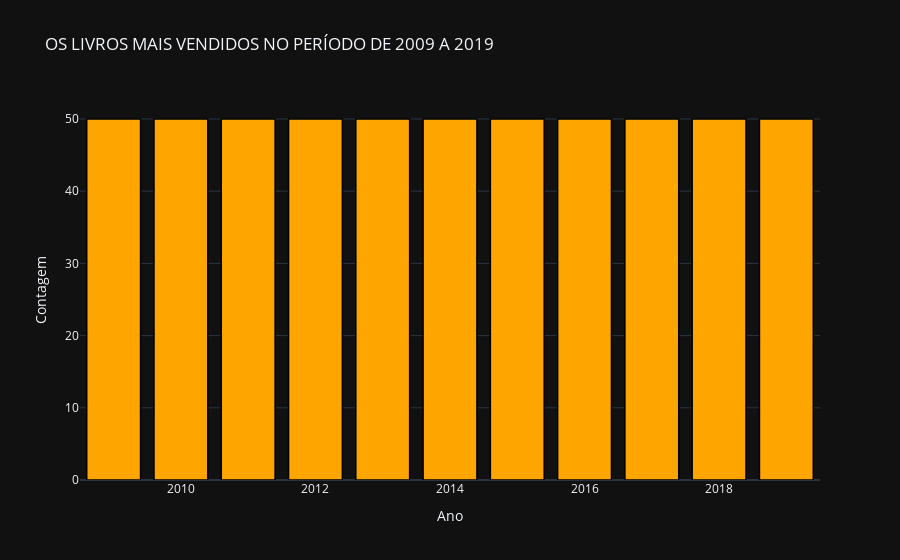

Source (notebook cell):
### Markdown cell above
Análise: a contagem dos livros mais vendidos apresenta-se como constante no período analisado (2009-2019). A distribuição do gênero dessas obras pode ser vista nas plotagens acima.

### Code cell
temp_df1 = dados['Year'].value_counts().reset_index()


# create trace1
trace1 = go.Bar(
                x = temp_df1['index'],
                y = temp_df1['Year'],
                marker = dict(color = 'rgb(255,165,0)',
                             line=dict(color='rgb(0,0,0)',width=1.5)))
layout = go.Layout(template= "plotly_dark",title = 'OS LIVROS MAIS VENDIDOS NO PERÍODO DE 2009 A 2019' , xaxis = dict(title = 'Ano'), yaxis = dict(title = 'Contagem'))
fig = go.Figure(data = [trace1], layout = layout)
fig.show()
d1 = dados[dados["Genre"] == "Fiction"]
d2 = dados[dados["Genre"] == "Non Fiction"]

col ="Year"

vc1 = d1[col].value_counts().reset_index()
vc1 = vc1.rename(columns = {col : "count", "index" : col})
vc1['percent'] = vc1['count'].apply(lambda x : 100*x/sum(vc1['count']))
vc1 = vc1.sort_values(col)

vc2 = d2[col].value_counts().reset_index()
vc2 = vc2.rename(columns = {col : "count", "index" : col})
vc2['percent'] = vc2['count'].apply(lambda x : 100*x/sum(vc2['count']))
vc2 = vc2.sort_values(col)

### Figure 1 — Plotly figure (JSON) as saved in the notebook; plotly's stock layout.template omitted (floating-point values rounded to 4 significant figures)
{"data": [{"marker": {"color": "rgb(255,165,0)", "line": {"color": "rgb(0,0,0)", "width": 1.5}}, "type": "bar", "x": [2016, 2011, 2018, 2017, 2019, 2014, 2010, 2009, 2015, 2013, 2012], "y": [50, 50, 50, 50, 50, 50, 50, 50, 50, 50, 50]}], "layout": {"title": {"text": "OS LIVROS MAIS VENDIDOS NO PERÍODO DE 2009 A 2019"}, "xaxis": {"title": {"text": "Ano"}}, "yaxis": {"title": {"text": "Contagem"}}}}
